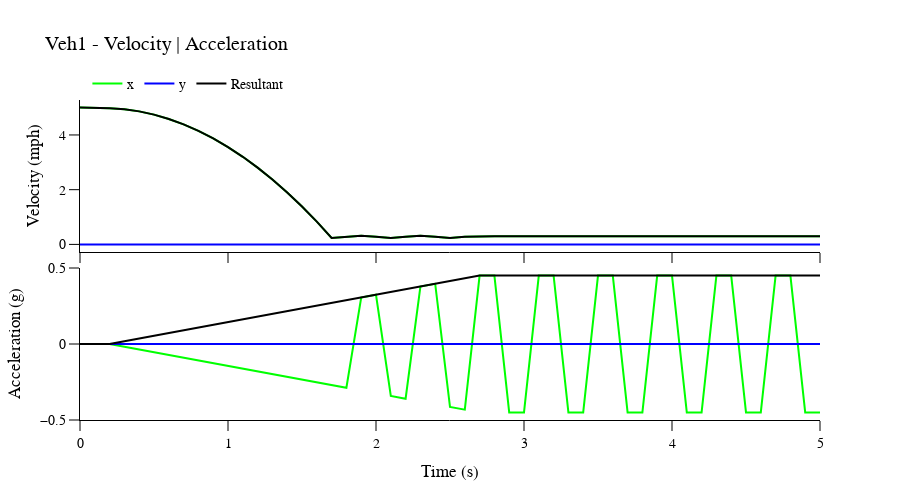
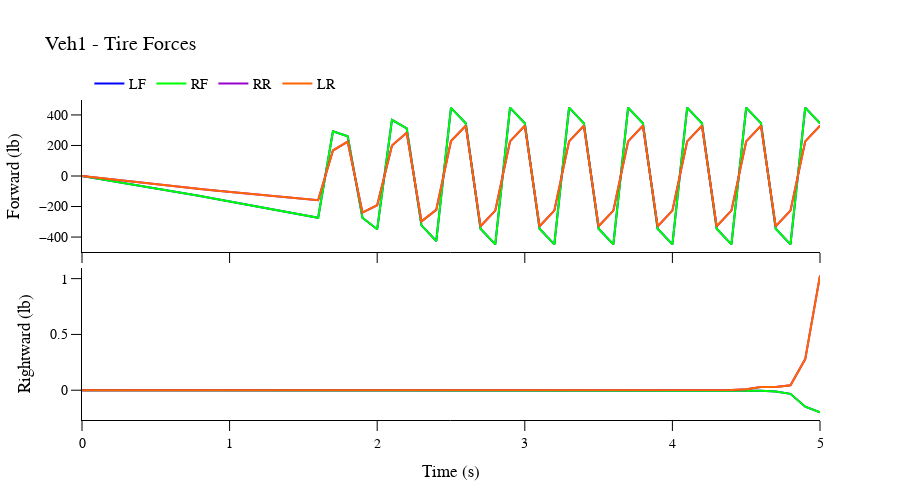
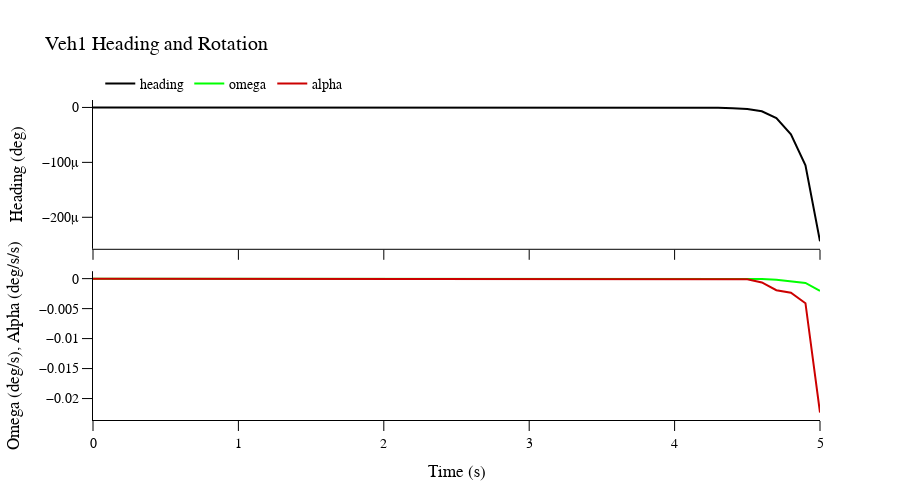

Source (notebook cell) for these figures, in order:
### Code cell
# %% vehicle motion
motion = pycrash.SingleMotion('motion1', veh1)
motion.plot_model()

### Figure 1 — Plotly figure (JSON) as saved in the notebook; plotly's stock layout.template omitted (floating-point values rounded to 4 significant figures)
{"data": [{"line": {"color": "rgb(0, 255, 0)", "width": 2}, "mode": "lines", "name": "x", "type": "scatter", "x": [0, 0.1, 0.2, 0.3, 0.4, 0.5, 0.6, 0.7, 0.8, 0.9, 1, 1.1, 1.2, 1.3, 1.4, 1.5, 1.6, 1.7, 1.8, 1.9, 2, 2.1, 2.2, 2.3, 2.4, 2.5, 2.6, 2.7, 2.8, 2.9, 3, 3.1, 3.2, 3.3, 3.4, 3.5, 3.6, 3.7, 3.8, 3.9, 4, 4.1, 4.2, 4.3, 4.4, 4.5, 4.6, 4.7, 4.8, 4.9, 5], "xaxis": "x", "y": [5, 5, 4.98, 4.941, 4.862, 4.743, 4.585, 4.387, 4.15, 3.874, 3.558, 3.202, 2.807, 2.372, 1.898, 1.384, 0.8308, 0.2381, 0.2776, 0.3171, 0.2776, 0.2381, 0.2776, 0.3171, 0.2776, 0.2381, 0.2776, 0.2973, 0.2973, 0.2973, 0.2973, 0.2973, 0.2973, 0.2973, 0.2973, 0.2973, 0.2973, 0.2973, 0.2973, 0.2973, 0.2973, 0.2973, 0.2973, 0.2973, 0.2973, 0.2973, 0.2973, 0.2973, 0.2973, 0.2973, 0.2973], "yaxis": "y"}, {"line": {"color": "rgb(0, 0, 255)", "width": 2}, "mode": "lines", "name": "y", "type": "scatter", "x": [0, 0.1, 0.2, 0.3, 0.4, 0.5, 0.6, 0.7, 0.8, 0.9, 1, 1.1, 1.2, 1.3, 1.4, 1.5, 1.6, 1.7, 1.8, 1.9, 2, 2.1, 2.2, 2.3, 2.4, 2.5, 2.6, 2.7, 2.8, 2.9, 3, 3.1, 3.2, 3.3, 3.4, 3.5, 3.6, 3.7, 3.8, 3.9, 4, 4.1, 4.2, 4.3, 4.4, 4.5, 4.6, 4.7, 4.8, 4.9, 5], "xaxis": "x", "y": [0, 0, 0, 0, 0, 0, 0, 0, 0, 0, 0, 0, 0, 0, 0, 0, 0, 0, -3.116e-17, 6.357e-16, 3.987e-16, 5.479e-16, 2.799e-15, 1.157e-14, 2.141e-14, 3.808e-14, 9.951e-14, 4.393e-13, 7.63e-13, 1.286e-12, 3.413e-12, 1.533e-11, 2.661e-11, 4.484e-11, 1.188e-10, 5.341e-10, 9.266e-10, 1.562e-09, 4.136e-09, 1.86e-08, 3.227e-08, 5.438e-08, 1.44e-07, 6.478e-07, 1.124e-06, 1.894e-06, 5.016e-06, 2.256e-05, 3.914e-05, 6.596e-05, 0.0001747], "yaxis": "y"}, {"line": {"color": "rgb(0, 0, 0)", "width": 2}, "mode": "lines", "name": "Resultant", "type": "scatter", "x": [0, 0.1, 0.2, 0.3, 0.4, 0.5, 0.6, 0.7, 0.8, 0.9, 1, 1.1, 1.2, 1.3, 1.4, 1.5, 1.6, 1.7, 1.8, 1.9, 2, 2.1, 2.2, 2.3, 2.4, 2.5, 2.6, 2.7, 2.8, 2.9, 3, 3.1, 3.2, 3.3, 3.4, 3.5, 3.6, 3.7, 3.8, 3.9, 4, 4.1, 4.2, 4.3, 4.4, 4.5, 4.6, 4.7, 4.8, 4.9, 5], "xaxis": "x", "y": [5, 5, 4.98, 4.941, 4.862, 4.743, 4.585, 4.387, 4.15, 3.874, 3.558, 3.202, 2.807, 2.372, 1.898, 1.384, 0.8308, 0.2381, 0.2776, 0.3171, 0.2776, 0.2381, 0.2776, 0.3171, 0.2776, 0.2381, 0.2776, 0.2973, 0.2973, 0.2973, 0.2973, 0.2973, 0.2973, 0.2973, 0.2973, 0.2973, 0.2973, 0.2973, 0.2973, 0.2973, 0.2973, 0.2973, 0.2973, 0.2973, 0.2973, 0.2973, 0.2973, 0.2973, 0.2973, 0.2973, 0.2973], "yaxis": "y"}, {"line": {"color": "rgb(0, 255, 0)", "width": 2}, "mode": "lines", "name": "Ax", "showlegend": false, "type": "scatter", "x": [0, 0.1, 0.2, 0.3, 0.4, 0.5, 0.6, 0.7, 0.8, 0.9, 1, 1.1, 1.2, 1.3, 1.4, 1.5, 1.6, 1.7, 1.8, 1.9, 2, 2.1, 2.2, 2.3, 2.4, 2.5, 2.6, 2.7, 2.8, 2.9, 3, 3.1, 3.2, 3.3, 3.4, 3.5, 3.6, 3.7, 3.8, 3.9, 4, 4.1, 4.2, 4.3, 4.4, 4.5, 4.6, 4.7, 4.8, 4.9, 5], "xaxis": "x2", "y": [0, 0, 0, -0.018, -0.036, -0.054, -0.072, -0.09, -0.108, -0.126, -0.144, -0.162, -0.18, -0.198, -0.216, -0.234, -0.252, -0.27, -0.288, 0.306, 0.324, -0.342, -0.36, 0.378, 0.396, -0.414, -0.432, 0.45, 0.45, -0.45, -0.45, 0.45, 0.45, -0.45, -0.45, 0.45, 0.45, -0.45, -0.45, 0.45, 0.45, -0.45, -0.45, 0.45, 0.45, -0.45, -0.45, 0.45, 0.45, -0.45, -0.45], "yaxis": "y2"}, {"line": {"color": "rgb(0, 0, 255)", "width": 2}, "mode": "lines", "name": "Ay", "showlegend": false, "type": "scatter", "x": [0, 0.1, 0.2, 0.3, 0.4, 0.5, 0.6, 0.7, 0.8, 0.9, 1, 1.1, 1.2, 1.3, 1.4, 1.5, 1.6, 1.7, 1.8, 1.9, 2, 2.1, 2.2, 2.3, 2.4, 2.5, 2.6, 2.7, 2.8, 2.9, 3, 3.1, 3.2, 3.3, 3.4, 3.5, 3.6, 3.7, 3.8, 3.9, 4, 4.1, 4.2, 4.3, 4.4, 4.5, 4.6, 4.7, 4.8, 4.9, 5], "xaxis": "x2", "y": [0, 0, 0, 0, 0, 0, 0, 0, 0, 0, 0, 0, 0, 0, 0, 0, 0, 0, 8.417e-20, -2.807e-17, 6.073e-16, -1.864e-16, -4.639e-16, 2.198e-15, 8.393e-15, 7.142e-15, 7.309e-15, 4.676e-14, 3e-13, 2.617e-13, 1.957e-13, 1.604e-12, 1.058e-11, 9.142e-12, 6.687e-12, 5.57e-11, 3.69e-10, 3.183e-10, 2.325e-10, 1.939e-09, 1.285e-08, 1.109e-08, 8.097e-09, 6.754e-08, 4.476e-07, 3.861e-07, 2.82e-07, 2.352e-06, 1.559e-05, 1.344e-05, 9.82e-06], "yaxis": "y2"}, {"line": {"color": "rgb(0, 0, 0)", "width": 2}, "mode": "lines", "name": "Ar", "showlegend": false, "type": "scatter", "x": [0, 0.1, 0.2, 0.3, 0.4, 0.5, 0.6, 0.7, 0.8, 0.9, 1, 1.1, 1.2, 1.3, 1.4, 1.5, 1.6, 1.7, 1.8, 1.9, 2, 2.1, 2.2, 2.3, 2.4, 2.5, 2.6, 2.7, 2.8, 2.9, 3, 3.1, 3.2, 3.3, 3.4, 3.5, 3.6, 3.7, 3.8, 3.9, 4, 4.1, 4.2, 4.3, 4.4, 4.5, 4.6, 4.7, 4.8, 4.9, 5], "xaxis": "x2", "y": [0, 0, 0, 0.018, 0.036, 0.054, 0.072, 0.09, 0.108, 0.126, 0.144, 0.162, 0.18, 0.198, 0.216, 0.234, 0.252, 0.27, 0.288, 0.306, 0.324, 0.342, 0.36, 0.378, 0.396, 0.414, 0.432, 0.45, 0.45, 0.45, 0.45, 0.45, 0.45, 0.45, 0.45, 0.45, 0.45, 0.45, 0.45, 0.45, 0.45, 0.45, 0.45, 0.45, 0.45, 0.45, 0.45, 0.45, 0.45, 0.45, 0.45], "yaxis": "y2"}], "layout": {"autosize": false, "font": {"color": "black", "family": "Arial", "size": 14}, "height": 500, "legend": {"orientation": "h", "x": 0.01, "xanchor": "left", "y": 1.1, "yanchor": "top"}, "title": {"text": "Veh1 - Velocity | Acceleration"}, "width": 900, "xaxis": {"anchor": "y", "domain": [0, 1], "linecolor": "black", "linewidth": 1, "matches": "x2", "showgrid": false, "showline": true, "showticklabels": false, "tickcolor": "black", "ticklen": 10, "ticks": "outside", "tickwidth": 1, "title": {"text": ""}, "zeroline": false}, "xaxis2": {"anchor": "y2", "domain": [0, 1], "linecolor": "black", "linewidth": 1, "showgrid": false, "showline": true, "tickcolor": "black", "ticklen": 10, "ticks": "outside", "tickwidth": 1, "title": {"text": "Time (s)"}, "zeroline": false}, "yaxis": {"anchor": "x", "domain": [0.525, 1], "linecolor": "black", "linewidth": 1, "showgrid": false, "showline": true, "tickcolor": "black", "ticklen": 10, "ticks": "outside", "tickwidth": 1, "title": {"text": "Velocity (mph)"}, "zeroline": false}, "yaxis2": {"anchor": "x2", "domain": [0, 0.475], "linecolor": "black", "linewidth": 1, "showgrid": false, "showline": true, "tickcolor": "black", "ticklen": 10, "ticks": "outside", "tickwidth": 1, "title": {"text": "Acceleration (g)"}, "zeroline": false}}}

### Figure 2 — Plotly figure (JSON) as saved in the notebook; plotly's stock layout.template omitted (floating-point values rounded to 4 significant figures)
{"data": [{"line": {"color": "rgb(0, 0, 255)", "width": 2}, "mode": "lines", "name": "LF", "type": "scatter", "x": [0, 0.1, 0.2, 0.3, 0.4, 0.5, 0.6, 0.7, 0.8, 0.9, 1, 1.1, 1.2, 1.3, 1.4, 1.5, 1.6, 1.7, 1.8, 1.9, 2, 2.1, 2.2, 2.3, 2.4, 2.5, 2.6, 2.7, 2.8, 2.9, 3, 3.1, 3.2, 3.3, 3.4, 3.5, 3.6, 3.7, 3.8, 3.9, 4, 4.1, 4.2, 4.3, 4.4, 4.5, 4.6, 4.7, 4.8, 4.9, 5], "xaxis": "x", "y": [0, -15.87, -31.91, -48.11, -64.47, -81.0, -97.69, -114.5, -131.6, -148.8, -166.1, -183.6, -201.3, -219.1, -237.1, -255.3, -273.6, 292.1, 260.6, -273.5, -348.6, 367.8, 311.2, -323.5, -426.2, 446.0, 345.5, -345.5, -448.1, 448.1, 345.5, -345.5, -448.1, 448.1, 345.5, -345.5, -448.1, 448.1, 345.5, -345.5, -448.1, 448.1, 345.5, -345.5, -448.1, 448.1, 345.5, -345.5, -448.1, 448.1, 345.5], "yaxis": "y"}, {"line": {"color": "rgb(0, 255, 0)", "width": 2}, "mode": "lines", "name": "RF", "type": "scatter", "x": [0, 0.1, 0.2, 0.3, 0.4, 0.5, 0.6, 0.7, 0.8, 0.9, 1, 1.1, 1.2, 1.3, 1.4, 1.5, 1.6, 1.7, 1.8, 1.9, 2, 2.1, 2.2, 2.3, 2.4, 2.5, 2.6, 2.7, 2.8, 2.9, 3, 3.1, 3.2, 3.3, 3.4, 3.5, 3.6, 3.7, 3.8, 3.9, 4, 4.1, 4.2, 4.3, 4.4, 4.5, 4.6, 4.7, 4.8, 4.9, 5], "xaxis": "x", "y": [0, -15.87, -31.91, -48.11, -64.47, -81.0, -97.69, -114.5, -131.6, -148.8, -166.1, -183.6, -201.3, -219.1, -237.1, -255.3, -273.6, 292.1, 260.6, -273.5, -348.6, 367.8, 311.2, -323.5, -426.2, 446.0, 345.5, -345.5, -448.1, 448.1, 345.5, -345.5, -448.1, 448.1, 345.5, -345.5, -448.1, 448.1, 345.5, -345.5, -448.1, 448.1, 345.5, -345.5, -448.1, 448.1, 345.5, -345.5, -448.1, 448.1, 345.5], "yaxis": "y"}, {"line": {"color": "rgb(153, 0, 204)", "width": 2}, "mode": "lines", "name": "RR", "type": "scatter", "x": [0, 0.1, 0.2, 0.3, 0.4, 0.5, 0.6, 0.7, 0.8, 0.9, 1, 1.1, 1.2, 1.3, 1.4, 1.5, 1.6, 1.7, 1.8, 1.9, 2, 2.1, 2.2, 2.3, 2.4, 2.5, 2.6, 2.7, 2.8, 2.9, 3, 3.1, 3.2, 3.3, 3.4, 3.5, 3.6, 3.7, 3.8, 3.9, 4, 4.1, 4.2, 4.3, 4.4, 4.5, 4.6, 4.7, 4.8, 4.9, 5], "xaxis": "x", "y": [0, -11.13, -22.09, -32.89, -43.53, -54.0, -64.31, -74.45, -84.43, -94.24, -103.9, -113.4, -122.7, -131.9, -140.9, -149.7, -158.4, 166.9, 225.4, -239.5, -191.4, 199.2, 282.8, -297.5, -221.8, 229.0, 329.5, -329.5, -226.9, 226.9, 329.5, -329.5, -226.9, 226.9, 329.5, -329.5, -226.9, 226.9, 329.5, -329.5, -226.9, 226.9, 329.5, -329.5, -226.9, 226.9, 329.5, -329.5, -226.9, 226.9, 329.5], "yaxis": "y"}, {"line": {"color": "rgb(255, 102, 0)", "width": 2}, "mode": "lines", "name": "LR", "type": "scatter", "x": [0, 0.1, 0.2, 0.3, 0.4, 0.5, 0.6, 0.7, 0.8, 0.9, 1, 1.1, 1.2, 1.3, 1.4, 1.5, 1.6, 1.7, 1.8, 1.9, 2, 2.1, 2.2, 2.3, 2.4, 2.5, 2.6, 2.7, 2.8, 2.9, 3, 3.1, 3.2, 3.3, 3.4, 3.5, 3.6, 3.7, 3.8, 3.9, 4, 4.1, 4.2, 4.3, 4.4, 4.5, 4.6, 4.7, 4.8, 4.9, 5], "xaxis": "x", "y": [0, -11.13, -22.09, -32.89, -43.53, -54.0, -64.31, -74.45, -84.43, -94.24, -103.9, -113.4, -122.7, -131.9, -140.9, -149.7, -158.4, 166.9, 225.4, -239.5, -191.4, 199.2, 282.8, -297.5, -221.8, 229.0, 329.5, -329.5, -226.9, 226.9, 329.5, -329.5, -226.9, 226.9, 329.5, -329.5, -226.9, 226.9, 329.5, -329.5, -226.9, 226.9, 329.5, -329.5, -226.9, 226.9, 329.5, -329.5, -226.9, 226.9, 329.5], "yaxis": "y"}, {"line": {"color": "rgb(0, 0, 255)", "width": 2}, "mode": "lines", "name": "LF", "showlegend": false, "type": "scatter", "x": [0, 0.1, 0.2, 0.3, 0.4, 0.5, 0.6, 0.7, 0.8, 0.9, 1, 1.1, 1.2, 1.3, 1.4, 1.5, 1.6, 1.7, 1.8, 1.9, 2, 2.1, 2.2, 2.3, 2.4, 2.5, 2.6, 2.7, 2.8, 2.9, 3, 3.1, 3.2, 3.3, 3.4, 3.5, 3.6, 3.7, 3.8, 3.9, 4, 4.1, 4.2, 4.3, 4.4, 4.5, 4.6, 4.7, 4.8, 4.9, 5], "xaxis": "x2", "y": [0, 0, 0, 0, 0, 0, 0, 0, 0, 0, 0, 0, 0, 0, 0, 0, 0, -9.896e-14, 9.823e-13, -7.068e-13, -1.4e-12, 4.502e-13, -6.284e-12, -7.308e-12, -1.891e-11, -7.317e-11, -1.25e-10, -2.15e-10, -6.301e-10, -2.877e-09, -3.912e-09, -7.473e-09, -2.219e-08, -1.005e-07, -1.352e-07, -2.603e-07, -7.733e-07, -3.502e-06, -4.707e-06, -9.066e-06, -2.693e-05, -0.0001219, -0.0001639, -0.0003157, -0.0009379, -0.004247, -0.005709, -0.011, -0.03266, -0.1479, -0.1987], "yaxis": "y2"}, {"line": {"color": "rgb(0, 255, 0)", "width": 2}, "mode": "lines", "name": "RF", "showlegend": false, "type": "scatter", "x": [0, 0.1, 0.2, 0.3, 0.4, 0.5, 0.6, 0.7, 0.8, 0.9, 1, 1.1, 1.2, 1.3, 1.4, 1.5, 1.6, 1.7, 1.8, 1.9, 2, 2.1, 2.2, 2.3, 2.4, 2.5, 2.6, 2.7, 2.8, 2.9, 3, 3.1, 3.2, 3.3, 3.4, 3.5, 3.6, 3.7, 3.8, 3.9, 4, 4.1, 4.2, 4.3, 4.4, 4.5, 4.6, 4.7, 4.8, 4.9, 5], "xaxis": "x2", "y": [0, 0, 0, 0, 0, 0, 0, 0, 0, 0, 0, 0, 0, 0, 0, 0, 0, -9.896e-14, 9.823e-13, -7.068e-13, -1.4e-12, 4.502e-13, -6.284e-12, -7.308e-12, -1.891e-11, -7.317e-11, -1.25e-10, -2.15e-10, -6.301e-10, -2.877e-09, -3.912e-09, -7.473e-09, -2.219e-08, -1.005e-07, -1.352e-07, -2.603e-07, -7.733e-07, -3.502e-06, -4.707e-06, -9.066e-06, -2.693e-05, -0.0001219, -0.0001639, -0.0003157, -0.0009379, -0.004247, -0.005709, -0.01099, -0.03266, -0.1479, -0.1989], "yaxis": "y2"}, {"line": {"color": "rgb(153, 0, 204)", "width": 2}, "mode": "lines", "name": "RR", "showlegend": false, "type": "scatter", "x": [0, 0.1, 0.2, 0.3, 0.4, 0.5, 0.6, 0.7, 0.8, 0.9, 1, 1.1, 1.2, 1.3, 1.4, 1.5, 1.6, 1.7, 1.8, 1.9, 2, 2.1, 2.2, 2.3, 2.4, 2.5, 2.6, 2.7, 2.8, 2.9, 3, 3.1, 3.2, 3.3, 3.4, 3.5, 3.6, 3.7, 3.8, 3.9, 4, 4.1, 4.2, 4.3, 4.4, 4.5, 4.6, 4.7, 4.8, 4.9, 5], "xaxis": "x2", "y": [0, 0, 0, 0, 0, 0, 0, 0, 0, 0, 0, 0, 0, 0, 0, 0, 0, 5.652e-14, -7.155e-14, 4.264e-13, 6.915e-13, 2.92e-12, 1.903e-11, 1.721e-11, 2.846e-11, 1.48e-10, 5.828e-10, 5.759e-10, 8.709e-10, 5.447e-09, 2.006e-08, 2.008e-08, 3.038e-08, 1.898e-07, 6.982e-07, 6.995e-07, 1.058e-06, 6.61e-06, 2.431e-05, 2.436e-05, 3.685e-05, 0.0002302, 0.0008467, 0.0008483, 0.001283, 0.008016, 0.02949, 0.02954, 0.04469, 0.2792, 1.027], "yaxis": "y2"}, {"line": {"color": "rgb(255, 102, 0)", "width": 2}, "mode": "lines", "name": "LR", "showlegend": false, "type": "scatter", "x": [0, 0.1, 0.2, 0.3, 0.4, 0.5, 0.6, 0.7, 0.8, 0.9, 1, 1.1, 1.2, 1.3, 1.4, 1.5, 1.6, 1.7, 1.8, 1.9, 2, 2.1, 2.2, 2.3, 2.4, 2.5, 2.6, 2.7, 2.8, 2.9, 3, 3.1, 3.2, 3.3, 3.4, 3.5, 3.6, 3.7, 3.8, 3.9, 4, 4.1, 4.2, 4.3, 4.4, 4.5, 4.6, 4.7, 4.8, 4.9, 5], "xaxis": "x2", "y": [0, 0, 0, 0, 0, 0, 0, 0, 0, 0, 0, 0, 0, 0, 0, 0, 0, 5.652e-14, -7.155e-14, 4.264e-13, 6.915e-13, 2.92e-12, 1.903e-11, 1.721e-11, 2.846e-11, 1.48e-10, 5.828e-10, 5.759e-10, 8.709e-10, 5.447e-09, 2.006e-08, 2.008e-08, 3.038e-08, 1.898e-07, 6.982e-07, 6.995e-07, 1.058e-06, 6.61e-06, 2.431e-05, 2.436e-05, 3.685e-05, 0.0002302, 0.0008467, 0.0008483, 0.001283, 0.008016, 0.02949, 0.02954, 0.04469, 0.2791, 1.027], "yaxis": "y2"}], "layout": {"autosize": false, "font": {"color": "black", "family": "Arial", "size": 14}, "height": 500, "legend": {"orientation": "h", "x": 0.01, "xanchor": "left", "y": 1.1, "yanchor": "top"}, "title": {"text": "Veh1 - Tire Forces"}, "width": 900, "xaxis": {"anchor": "y", "domain": [0, 1], "linecolor": "black", "linewidth": 1, "matches": "x2", "showgrid": false, "showline": true, "showticklabels": false, "tickcolor": "black", "ticklen": 10, "ticks": "outside", "tickwidth": 1, "title": {"text": ""}, "zeroline": false}, "xaxis2": {"anchor": "y2", "domain": [0, 1], "linecolor": "black", "linewidth": 1, "showgrid": false, "showline": true, "tickcolor": "black", "ticklen": 10, "ticks": "outside", "tickwidth": 1, "title": {"text": "Time (s)"}, "zeroline": false}, "yaxis": {"anchor": "x", "domain": [0.525, 1], "linecolor": "black", "linewidth": 1, "showgrid": false, "showline": true, "tickcolor": "black", "ticklen": 10, "ticks": "outside", "tickwidth": 1, "title": {"text": "Forward (lb)"}, "zeroline": false}, "yaxis2": {"anchor": "x2", "domain": [0, 0.475], "linecolor": "black", "linewidth": 1, "showgrid": false, "showline": true, "tickcolor": "black", "ticklen": 10, "ticks": "outside", "tickwidth": 1, "title": {"text": "Rightward (lb)"}, "zeroline": false}}}

### Figure 3 — Plotly figure (JSON) as saved in the notebook; plotly's stock layout.template omitted (floating-point values rounded to 4 significant figures)
{"data": [{"line": {"color": "rgb(0, 0, 0)", "width": 2}, "mode": "lines", "name": "heading", "type": "scatter", "x": [0, 0.1, 0.2, 0.3, 0.4, 0.5, 0.6, 0.7, 0.8, 0.9, 1, 1.1, 1.2, 1.3, 1.4, 1.5, 1.6, 1.7, 1.8, 1.9, 2, 2.1, 2.2, 2.3, 2.4, 2.5, 2.6, 2.7, 2.8, 2.9, 3, 3.1, 3.2, 3.3, 3.4, 3.5, 3.6, 3.7, 3.8, 3.9, 4, 4.1, 4.2, 4.3, 4.4, 4.5, 4.6, 4.7, 4.8, 4.9, 5], "xaxis": "x", "y": [0, 0, 0, 0, 0, 0, 0, 0, 0, 0, 0, 0, 0, 0, 0, 0, 0, 0, -1.674e-17, 4.306e-17, 1.591e-16, -1.471e-16, -1.47e-15, -7.193e-15, -2.355e-14, -5.657e-14, -1.347e-13, -3.738e-13, -9.506e-13, -2.053e-12, -4.758e-12, -1.313e-11, -3.318e-11, -7.153e-11, -1.658e-10, -4.574e-10, -1.156e-09, -2.491e-09, -5.773e-09, -1.593e-08, -4.024e-08, -8.674e-08, -2.01e-07, -5.547e-07, -1.402e-06, -3.021e-06, -7.001e-06, -1.932e-05, -4.881e-05, -0.0001052, -0.0002438], "yaxis": "y"}, {"line": {"color": "rgb(0, 255, 0)", "width": 2}, "mode": "lines", "name": "omega", "type": "scatter", "x": [0, 0.1, 0.2, 0.3, 0.4, 0.5, 0.6, 0.7, 0.8, 0.9, 1, 1.1, 1.2, 1.3, 1.4, 1.5, 1.6, 1.7, 1.8, 1.9, 2, 2.1, 2.2, 2.3, 2.4, 2.5, 2.6, 2.7, 2.8, 2.9, 3, 3.1, 3.2, 3.3, 3.4, 3.5, 3.6, 3.7, 3.8, 3.9, 4, 4.1, 4.2, 4.3, 4.4, 4.5, 4.6, 4.7, 4.8, 4.9, 5], "xaxis": "x2", "y": [0, 0, 0, 0, 0, 0, 0, 0, 0, 0, 0, 0, 0, 0, 0, 0, 0, 0, -3.349e-16, 1.531e-15, 7.894e-16, -6.913e-15, -1.954e-14, -9.492e-14, -2.323e-13, -4.28e-13, -1.134e-12, -3.649e-12, -7.886e-12, -1.417e-11, -3.992e-11, -1.275e-10, -2.736e-10, -4.932e-10, -1.392e-09, -4.44e-09, -9.525e-09, -1.718e-08, -4.847e-08, -1.546e-07, -3.317e-07, -5.981e-07, -1.688e-06, -5.385e-06, -1.155e-05, -2.083e-05, -5.879e-05, -0.0001875, -0.0004023, -0.0007254, -0.002047], "yaxis": "y2"}, {"line": {"color": "rgb(204, 0, 0)", "width": 2}, "mode": "lines", "name": "alpha", "type": "scatter", "x": [0, 0.1, 0.2, 0.3, 0.4, 0.5, 0.6, 0.7, 0.8, 0.9, 1, 1.1, 1.2, 1.3, 1.4, 1.5, 1.6, 1.7, 1.8, 1.9, 2, 2.1, 2.2, 2.3, 2.4, 2.5, 2.6, 2.7, 2.8, 2.9, 3, 3.1, 3.2, 3.3, 3.4, 3.5, 3.6, 3.7, 3.8, 3.9, 4, 4.1, 4.2, 4.3, 4.4, 4.5, 4.6, 4.7, 4.8, 4.9, 5], "xaxis": "x2", "y": [0, 0, 0, 0, 0, 0, 0, 0, 0, 0, 0, 0, 0, 0, 0, 0, 0, 0, -6.698e-15, 4.402e-14, -5.885e-14, -9.521e-14, -1.574e-13, -1.35e-12, -1.397e-12, -2.517e-12, -1.16e-11, -3.871e-11, -4.604e-11, -7.963e-11, -4.354e-10, -1.316e-09, -1.606e-09, -2.786e-09, -1.519e-08, -4.578e-08, -5.593e-08, -9.707e-08, -5.289e-07, -1.594e-06, -1.948e-06, -3.381e-06, -1.842e-05, -5.551e-05, -6.783e-05, -0.0001177, -0.0006414, -0.001933, -0.002362, -0.0041, -0.02234], "yaxis": "y2"}], "layout": {"autosize": false, "font": {"color": "black", "family": "Arial", "size": 14}, "height": 500, "legend": {"orientation": "h", "x": 0.01, "xanchor": "left", "y": 1.1, "yanchor": "top"}, "title": {"text": "Veh1 Heading and Rotation"}, "width": 900, "xaxis": {"anchor": "y", "domain": [0, 1], "linecolor": "black", "linewidth": 1, "matches": "x2", "showgrid": false, "showline": true, "showticklabels": false, "tickcolor": "black", "ticklen": 10, "ticks": "outside", "tickwidth": 1, "title": {"text": ""}, "zeroline": false}, "xaxis2": {"anchor": "y2", "domain": [0, 1], "linecolor": "black", "linewidth": 1, "showgrid": false, "showline": true, "tickcolor": "black", "ticklen": 10, "ticks": "outside", "tickwidth": 1, "title": {"text": "Time (s)"}, "zeroline": false}, "yaxis": {"anchor": "x", "domain": [0.535, 1.0], "linecolor": "black", "linewidth": 1, "showgrid": false, "showline": true, "tickcolor": "black", "ticklen": 10, "ticks": "outside", "tickwidth": 1, "title": {"text": "Heading (deg)"}, "zeroline": false}, "yaxis2": {"anchor": "x2", "domain": [0, 0.465], "linecolor": "black", "linewidth": 1, "showgrid": false, "showline": true, "tickcolor": "black", "ticklen": 10, "ticks": "outside", "tickwidth": 1, "title": {"text": "Omega (deg/s), Alpha (deg/s/s)"}, "zeroline": false}}}
